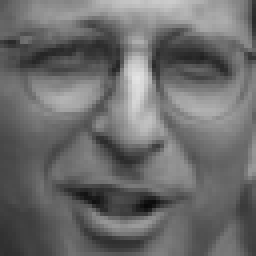
#> input picture Dane/lfwcrop_grey/faces/Andrew_Weissmann_0002.pgm, 64 x 64 px (shown 4 times larger); its folder holds 4 pictures in this run
$ jupyter execute --allow-errors przykladowy_projekt1.ipynb
#> lines starting #> are read from the running program, lines starting #| are printed output that depends on the picture
# Rozpoznawanie twarzy i pisma odręcznego

## Eigenfaces (twarze własne)

Problem postawiony jest następująco: mamy zdjęcia kilku osób (np. w lepszej i gorszej jakości, w różnym wieku, z różnynmi minami ) i chcemy na ich podstawie stworzyć narzędzie do identyfikacji osób na podstawie innych zdjęć. Jest to typowy problem klasyfikacyjny - każda z osób ze zdjęć jest osobną klasą, a zdjęcie, które będziemy chcieli identyfikować - elementem zbioru testowego, który ma zostać przypisany do jednej z klas z określonym błędem.

Jak sama nazwa wskazuje - algorytm wykorzystuje wektory własne. Zdjęcia traktowane są jako macierze pikseli, z których każdy piksel ma określony kolor, chociaż bardzo często, dla ułatwienia klasyfikacji, zdjęcia poddawane są najpierw desaturacji (konwertowane na odcienie szarości), a więc macierz reprezentująca zdjęcie jest najzwyczajniej mniejsza. Brzmi to zupełnie jak opis danych, które wykorzystywaliśmy przy PCA. PCA jest tutaj wstępnym etapem obróbki danych - wykorzystywane jest do redukcji wymiarów. Twarze, jakie generuje PCA zwane są właśnie twarzami własnymi i są one konstruowane dla zbioru treningowego. W tej części zajęć zobaczymy jak wyglądać będzie twarz własna zbudowana na podstawie zbioru uczącego.

Algorytm ten może zostać wykorzystany nie tylko do rozpoznawania twarzy, ale również pisma czy innych zdjęć (np. obiektów na zdjęciu, takich jak budynki, znaki drogowe, rowery, zwierzęta itp.).

Prześledźmy, jak działa rozpoznawanie twarzy metodą Eigenfaces na przykładowym zbiorze zdjęć. Tym razem nie skorzystamy z gotowej implementacji PCA, a wykorzystamy własną. Celem wyznaczenia wektorów własnych i wartości własnych skorzystamy z algorytmu rozkładu SVD zaimplementowanego w bibliotece numpy.

Zdjęcia zapisane będą w formacie PGM - prostej, tekstowej reprezentacji obrazów. Osoby zainteresowane tym formatem odsyłam pod adres  https://pl.wikipedia.org/wiki/Portable_anymap, gdzie znaleźć można krótkie, lecz jasne wytłumaczenie idei formatu PGM.

[cell 1]
import matplotlib.pyplot as plt
import numpy as np
import os

def plot_portraits(images, titles, h, w, n_row, n_col):
    plt.figure(figsize=(2.2 * n_col, 2.2 * n_row))
    plt.subplots_adjust(bottom=0, left=.01, right=.99, top=.90, hspace=.20)
    for i in range(n_row * n_col):
        plt.subplot(n_row, n_col, i + 1)
        plt.imshow(images[i].reshape((h, w)), cmap=plt.cm.gray)
        plt.title(titles[i])
        plt.xticks(())
        plt.yticks(())

def pca(X, n_pc):
    n_samples, n_features = X.shape
    mean = np.mean(X, axis=0)
    centered_data = X-mean
    U, S, V = np.linalg.svd(centered_data)
    components = V[:n_pc]
    projected = U[:,:n_pc]*S[:n_pc]

    return projected, components, mean, centered_data

def reconstruction(Y, C, M, h, w, image_index):
    n_samples, n_features = Y.shape
    weights = np.dot(Y, C.T)
    centered_vector=np.dot(weights[image_index, :], C)
    recovered_image=(M+centered_vector).reshape(h, w)
    return recovered_image

Najpierw wyświetlmy kilka z obrazów w oryginale (cały zestaw plików pgm to ponad 13 000 obrazów - są to twarze osób znanych, wycięte z różnych zdjęć - dla każdej z osób jest kilka zdjęć). Dodatkowo - wykorzystamy tylko 1000 zdjęć - można próbować później zabawy z większą liczbą zdjęć - zwiększy to oczywiście czas wykonywanych obliczeń i złożoność pamięciową. Z 1000 fotografii nie powinien mieć problemów zwykły, domowy PC.

[cell 2]
dir='./Dane/lfwcrop_grey/faces'
celebrity_photos=os.listdir(dir)[1:1001]
celebrity_images=[dir+'/' + photo for photo in celebrity_photos]
images=np.array([plt.imread(image) for image in celebrity_images], dtype=np.float64)
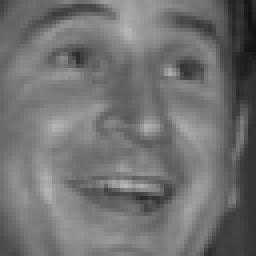
#> input picture Dane/lfwcrop_grey/faces/Anthony_LaPaglia_0001.pgm, 64 x 64 px (shown 4 times larger)
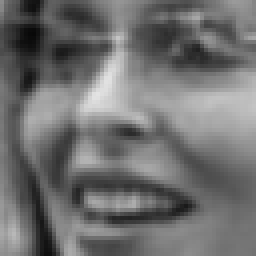
#> input picture Dane/lfwcrop_grey/faces/Barbara_Bach_0001.pgm, 64 x 64 px (shown 4 times larger)
celebrity_names=[name[:name.find('0')-1].replace("_", " ") for name in celebrity_photos]
n_samples, h, w = images.shape
#> n_samples = 3; h = 64; w = 64
#> (the rest of this cell did not finish here and is left out)


Następnie wykonajmy redukcję wymiarów do $n=50$ - polecam Państwu przetestować ten krok ze zmianą liczby wymiarów, aby zobaczyć jak wyglądają twarze własne z mniejszą i większą liczbą składowych. W wyniku działania poniżego kodu otrzymamy 50 twarzy własnych.

[cell 3]
n_components = 50
X = images.reshape(n_samples, h*w)
P, C, M, Y= pca(X, n_pc=n_components)
#> in pca, `mean = np.mean(X, axis=0)`: mean = 4096 values, max 173 at index 2020, min 54 at index 850, mean 110.6
#> in pca, `U, S, V = np.linalg.svd(centered_data)`:
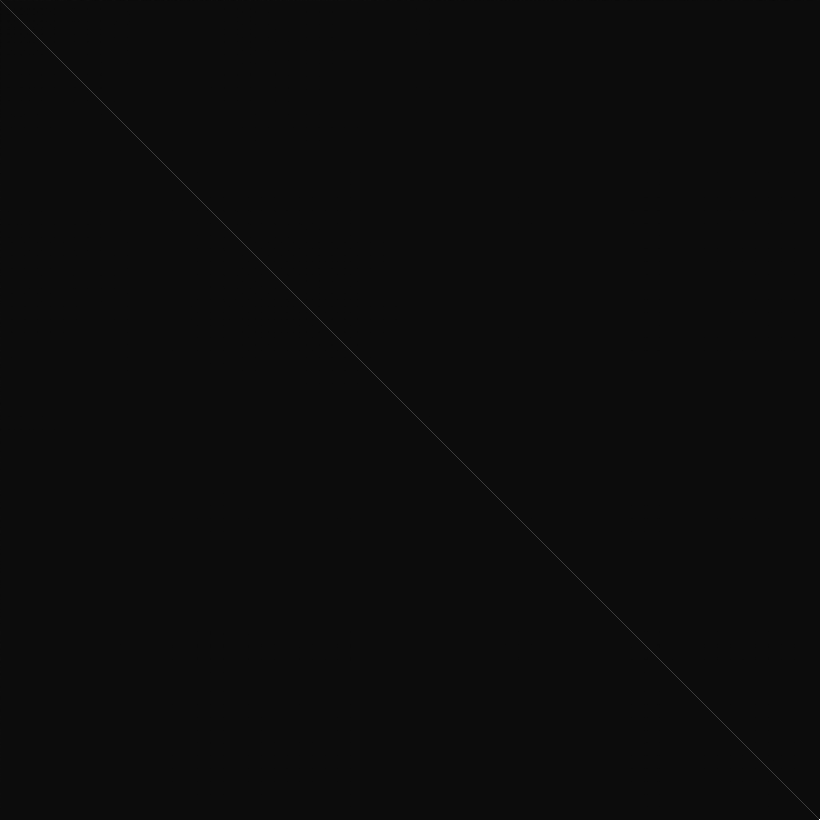
#> V: shape (4096, 4096) float64 (shown at 1/5 size); min -0.0506, max 1, mean 0.000239; drawn with min black and max white
#> in pca, `U, S, V = np.linalg.svd(centered_data)`: U = [[0.000808, 0.816, 0.577], [-0.708, -0.408, 0.577], [0.707, -0.409, 0.577]]; S = [2337, 1946.5, 1.89e-12]
#> in pca, `projected = U[:,:n_pc]*S[:n_pc]`: projected = [[1.89, 1589.3, 1.09e-12], [-1653.4, -793.3, 1.09e-12], [1651.6, -796, 1.09e-12]]
#> P has the same summary as projected in pca; M has the same summary as mean in pca
eigenfaces = C.reshape((n_components, h, w))
eigenface_titles = ["eigenface %d" % i for i in range(eigenfaces.shape[0])]
plot_portraits(eigenfaces, eigenface_titles, h, w, 4, 4)
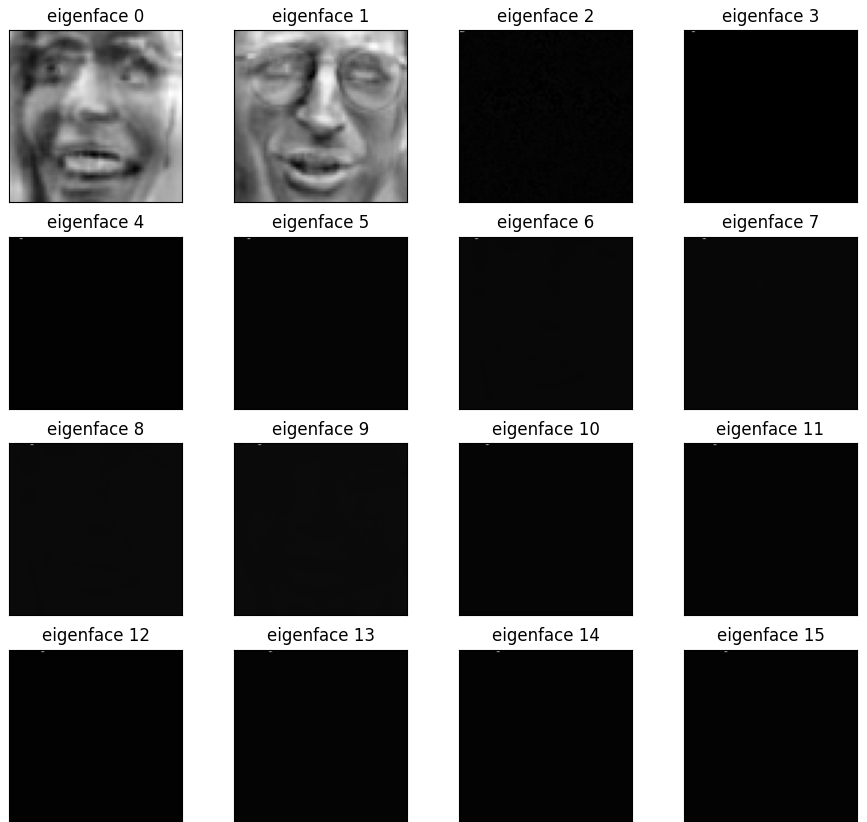
#> figure drawn by matplotlib, 16 panels

### Rekonstrukcja twarzy na podstawie twarzy własnych

Teraz czas na rekonstrukcję twarzy na podstawie twarzy własnych. Jest to nic innego jak rzutowanie oryginalnych obrazów na nowe wektory bazowe, które wyznaczone zostały przez PCA.

[cell 4]
recovered_images=[reconstruction(Y, C, M, h, w, i) for i in range(len(images))]
#> in reconstruction, `centered_vector=np.dot(weights[image_index, :], C)`: centered_vector = 4096 values, max 69.33 at index 435, min -80.33 at index 1116, mean -3.22
#> recovered_images = 3 items
#> (the rest of this cell did not finish here and is left out)
